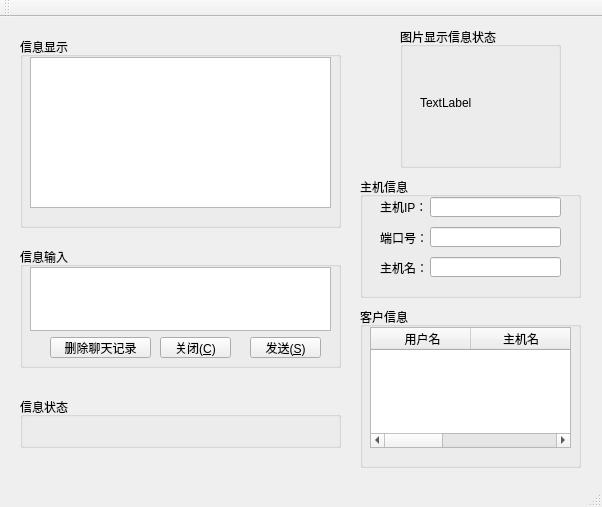
<?xml version="1.0" encoding="UTF-8"?>
<ui version="4.0">
 <class>MainWindow</class>
 <widget class="QMainWindow" name="MainWindow">
  <property name="geometry">
   <rect>
    <x>0</x>
    <y>0</y>
    <width>602</width>
    <height>507</height>
   </rect>
  </property>
  <property name="windowTitle">
   <string>MainWindow</string>
  </property>
  <widget class="QWidget" name="centralWidget">
   <widget class="QGroupBox" name="groupBox">
    <property name="geometry">
     <rect>
      <x>360</x>
      <y>160</y>
      <width>221</width>
      <height>121</height>
     </rect>
    </property>
    <property name="title">
     <string>主机信息</string>
    </property>
    <widget class="QLineEdit" name="lineEdit">
     <property name="geometry">
      <rect>
       <x>70</x>
       <y>20</y>
       <width>131</width>
       <height>20</height>
      </rect>
     </property>
    </widget>
    <widget class="QLineEdit" name="lineEdit_2">
     <property name="geometry">
      <rect>
       <x>70</x>
       <y>50</y>
       <width>131</width>
       <height>20</height>
      </rect>
     </property>
    </widget>
    <widget class="QLabel" name="label">
     <property name="geometry">
      <rect>
       <x>20</x>
       <y>20</y>
       <width>51</width>
       <height>20</height>
      </rect>
     </property>
     <property name="text">
      <string>主机IP：</string>
     </property>
    </widget>
    <widget class="QLabel" name="label_2">
     <property name="geometry">
      <rect>
       <x>20</x>
       <y>50</y>
       <width>54</width>
       <height>21</height>
      </rect>
     </property>
     <property name="text">
      <string>端口号：</string>
     </property>
    </widget>
    <widget class="QLabel" name="label_4">
     <property name="geometry">
      <rect>
       <x>20</x>
       <y>80</y>
       <width>51</width>
       <height>21</height>
      </rect>
     </property>
     <property name="text">
      <string>主机名：</string>
     </property>
    </widget>
    <widget class="QLineEdit" name="lineEdit_3">
     <property name="geometry">
      <rect>
       <x>70</x>
       <y>80</y>
       <width>131</width>
       <height>20</height>
      </rect>
     </property>
    </widget>
   </widget>
   <widget class="QGroupBox" name="groupBox_3">
    <property name="geometry">
     <rect>
      <x>20</x>
      <y>230</y>
      <width>321</width>
      <height>121</height>
     </rect>
    </property>
    <property name="title">
     <string>信息输入</string>
    </property>
    <widget class="QPushButton" name="pushButton_2">
     <property name="geometry">
      <rect>
       <x>140</x>
       <y>90</y>
       <width>71</width>
       <height>21</height>
      </rect>
     </property>
     <property name="text">
      <string>关闭(&amp;C)</string>
     </property>
    </widget>
    <widget class="QPushButton" name="pushButton">
     <property name="geometry">
      <rect>
       <x>230</x>
       <y>90</y>
       <width>71</width>
       <height>21</height>
      </rect>
     </property>
     <property name="text">
      <string>发送(&amp;S)</string>
     </property>
    </widget>
    <widget class="QPlainTextEdit" name="plainTextEdit">
     <property name="geometry">
      <rect>
       <x>10</x>
       <y>20</y>
       <width>301</width>
       <height>64</height>
      </rect>
     </property>
    </widget>
    <widget class="QPushButton" name="pushButton_3">
     <property name="geometry">
      <rect>
       <x>30</x>
       <y>90</y>
       <width>101</width>
       <height>21</height>
      </rect>
     </property>
     <property name="text">
      <string>删除聊天记录</string>
     </property>
    </widget>
   </widget>
   <widget class="QGroupBox" name="groupBox_2">
    <property name="geometry">
     <rect>
      <x>20</x>
      <y>20</y>
      <width>321</width>
      <height>191</height>
     </rect>
    </property>
    <property name="title">
     <string>信息显示</string>
    </property>
    <widget class="QTextBrowser" name="textBrowser">
     <property name="geometry">
      <rect>
       <x>10</x>
       <y>20</y>
       <width>301</width>
       <height>151</height>
      </rect>
     </property>
    </widget>
   </widget>
   <widget class="QGroupBox" name="groupBox_4">
    <property name="geometry">
     <rect>
      <x>20</x>
      <y>380</y>
      <width>321</width>
      <height>51</height>
     </rect>
    </property>
    <property name="title">
     <string>信息状态</string>
    </property>
    <widget class="QLabel" name="label_3">
     <property name="geometry">
      <rect>
       <x>10</x>
       <y>20</y>
       <width>301</width>
       <height>16</height>
      </rect>
     </property>
     <property name="text">
      <string/>
     </property>
    </widget>
   </widget>
   <widget class="QGroupBox" name="groupBox_5">
    <property name="geometry">
     <rect>
      <x>360</x>
      <y>290</y>
      <width>221</width>
      <height>161</height>
     </rect>
    </property>
    <property name="title">
     <string>客户信息</string>
    </property>
    <widget class="QTableWidget" name="tableWidget">
     <property name="geometry">
      <rect>
       <x>10</x>
       <y>20</y>
       <width>201</width>
       <height>121</height>
      </rect>
     </property>
     <column>
      <property name="text">
       <string> 用户名</string>
      </property>
     </column>
     <column>
      <property name="text">
       <string>主机名</string>
      </property>
     </column>
     <column>
      <property name="text">
       <string>IP地址</string>
      </property>
     </column>
    </widget>
   </widget>
   <widget class="QGroupBox" name="groupBox_6">
    <property name="geometry">
     <rect>
      <x>400</x>
      <y>10</y>
      <width>161</width>
      <height>141</height>
     </rect>
    </property>
    <property name="title">
     <string>图片显示信息状态</string>
    </property>
    <widget class="QLabel" name="label_5">
     <property name="geometry">
      <rect>
       <x>20</x>
       <y>20</y>
       <width>111</width>
       <height>111</height>
      </rect>
     </property>
     <property name="text">
      <string>TextLabel</string>
     </property>
    </widget>
   </widget>
  </widget>
  <widget class="QMenuBar" name="menuBar">
   <property name="geometry">
    <rect>
     <x>0</x>
     <y>0</y>
     <width>602</width>
     <height>19</height>
    </rect>
   </property>
  </widget>
  <widget class="QToolBar" name="mainToolBar">
   <attribute name="toolBarArea">
    <enum>TopToolBarArea</enum>
   </attribute>
   <attribute name="toolBarBreak">
    <bool>false</bool>
   </attribute>
  </widget>
  <widget class="QStatusBar" name="statusBar"/>
 </widget>
 <layoutdefault spacing="6" margin="11"/>
 <resources/>
 <connections/>
</ui>
